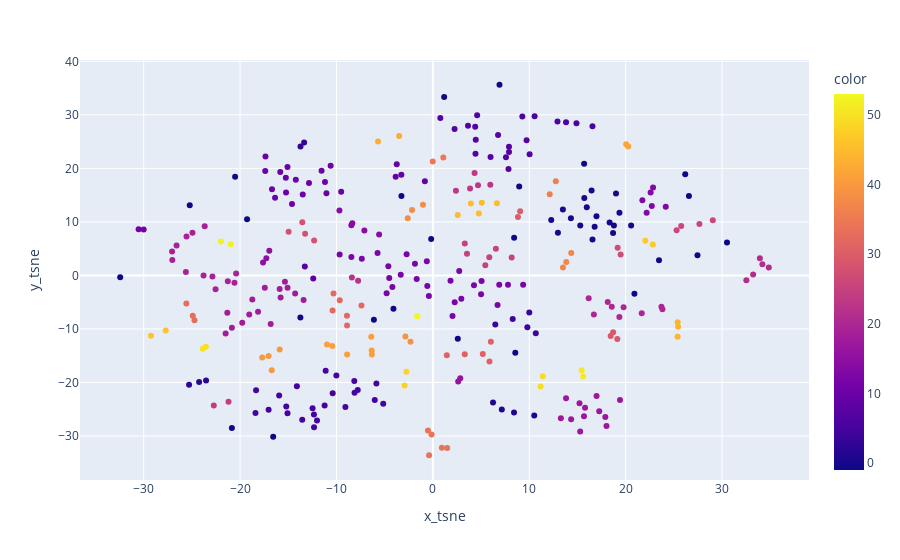

Source (notebook cell):
### Code cell
pd.set_option("display.max_rows", 180)
display(runs_df.sort_values("Silhouette", ascending=False).iloc[:180])

plt_data["label"] = labels
fig = px.scatter(
    plt_data,
    x="x_tsne",
    y="y_tsne",
    hover_name="content",
    hover_data=["label"],
    color=labels,
)
fig.show()

### Figure 1 — Plotly figure (JSON) as saved in the notebook; plotly's stock layout.template omitted (floating-point values rounded to 4 significant figures; data arrays with more than 128 entries replaced by an {"elided": "..."} marker saying what was removed)
{"data": [{"customdata": {"elided": "320x1 int values"}, "hovertemplate": "<b>%{hovertext}</b><br><br>x_tsne=%{x}<br>y_tsne=%{y}<br>label=%{customdata[0]}<br>color=%{marker.color}<extra></extra>", "hovertext": {"elided": "320 str values"}, "legendgroup": "", "marker": {"color": {"elided": "320 int values"}, "coloraxis": "coloraxis", "symbol": "circle"}, "mode": "markers", "name": "", "orientation": "v", "showlegend": false, "type": "scatter", "x": {"elided": "320 float values"}, "xaxis": "x", "y": {"elided": "320 float values"}, "yaxis": "y"}], "layout": {"coloraxis": {"colorbar": {"title": {"text": "color"}}, "colorscale": [[0, "#0d0887"], [0.1111, "#46039f"], [0.2222, "#7201a8"], [0.3333, "#9c179e"], [0.4444, "#bd3786"], [0.5556, "#d8576b"], [0.6667, "#ed7953"], [0.7778, "#fb9f3a"], [0.8889, "#fdca26"], [1, "#f0f921"]]}, "legend": {"tracegroupgap": 0}, "margin": {"t": 60}, "xaxis": {"anchor": "y", "domain": [0, 1], "title": {"text": "x_tsne"}}, "yaxis": {"anchor": "x", "domain": [0, 1], "title": {"text": "y_tsne"}}}}
